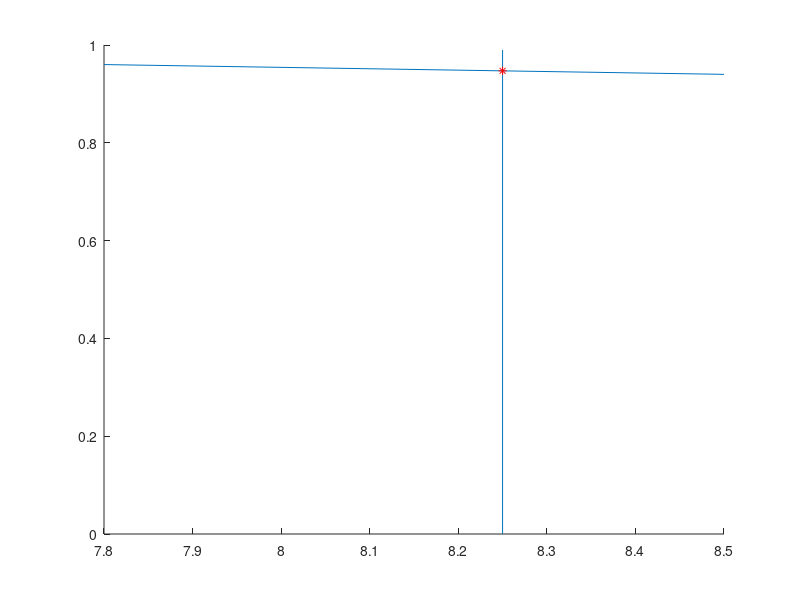

MATLAB code for this plot:
%line1
x1  = [7.8 8.5];
y1  = [0.96 0.94];
%line2
x2 = [8.25 8.25];
y2 = [0 0.99];
%fit linear polynomial
p1 = polyfit(x1,y1,1);
p2 = polyfit(x2,y2,1);
%calculate intersection
x_intersect = fzero(@(x) polyval(p1-p2,x),3);
y_intersect = polyval(p1,x_intersect);
line(x1,y1);
hold on;
line(x2,y2);
plot(x_intersect,y_intersect,'r*')